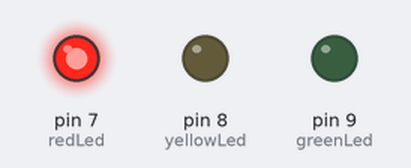
A sketch run on a simulated Arduino Uno, built with avr-gcc and run on an emulated ATmega328P. Parts: output pins drawn as LEDs (lit = HIGH).

Above: at 0.2 s.
At 1.1 s:
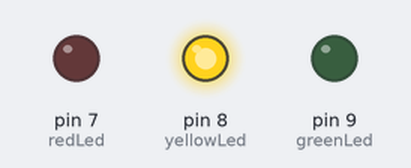
At 1.8 s:
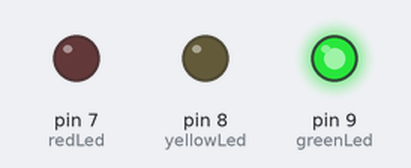
At 4.9 s:
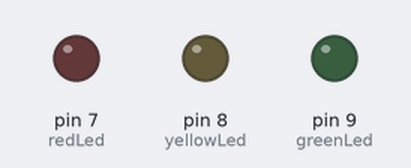
Timing chart, 0 to 6.0 s (numbered marks = the images above):
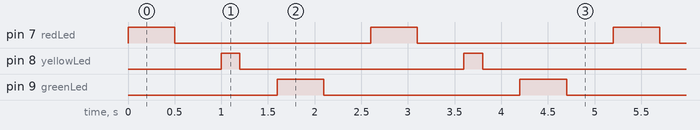

The sketch:

sketch.ino
```cpp
int redLed = 7;
int yellowLed = 8;
int greenLed = 9;

void setup() {
pinMode(redLed, OUTPUT);
pinMode(yellowLed, OUTPUT);
pinMode(greenLed, OUTPUT);
}

void loop() {
digitalWrite(redLed, HIGH);
delay(500);
digitalWrite(redLed, LOW);
delay(500);

digitalWrite(yellowLed, HIGH);
delay(200);
digitalWrite(yellowLed, LOW);
delay(400);

digitalWrite(greenLed, HIGH);
delay(500);
digitalWrite(greenLed, LOW);
delay(500);
}
```

Measured:
- by itself, pin 7 (redLed), pin 9 (greenLed): alternates HIGH for 0.50 s and LOW for 2.1 s
- by itself, pin 8 (yellowLed): alternates HIGH for 0.20 s and LOW for 2.4 s
- by itself, everything shown: repeats every 2.6 s, in 6 steps
